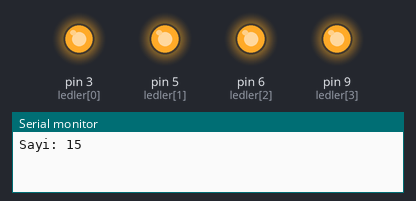
A sketch run on a simulated Arduino Uno, built with avr-gcc and run on an emulated ATmega328P. Parts: output pins drawn as LEDs (lit = HIGH), the last lines printed to the serial monitor.

Above: at 0.5 s.
At 2.5 s:
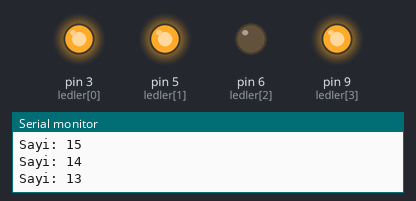
At 4.5 s:
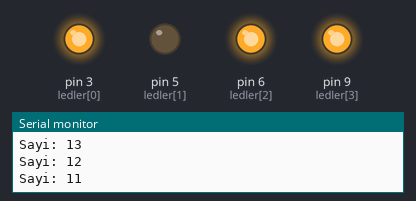
At 9.5 s:
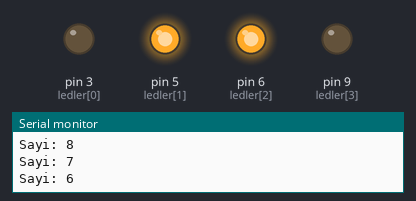
At 14.5 s:
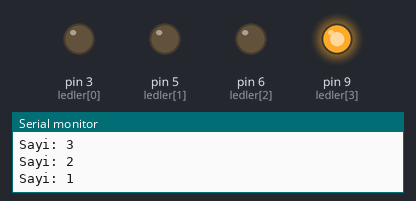
At 19.5 s:
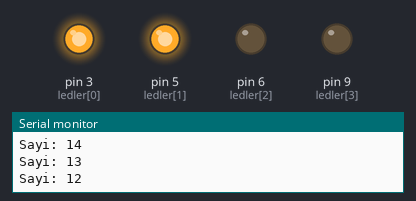
Timing chart, 0 to 20.8 s (numbered marks = the images above):
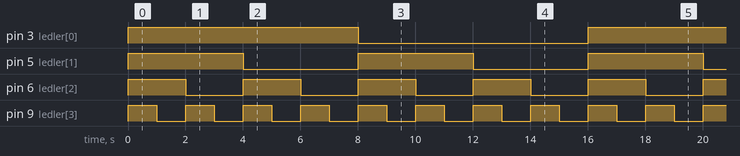

Measured:
- by itself, pin 3 (ledler[0]): alternates HIGH for 8.0 s and LOW for 8.0 s
- by itself, pin 5 (ledler[1]): alternates HIGH for 4.0 s and LOW for 4.0 s
- by itself, pin 6 (ledler[2]): alternates HIGH for 2.0 s and LOW for 2.0 s
- by itself, pin 9 (ledler[3]): alternates HIGH for 1.0 s and LOW for 1.0 s

The sketch:

ak0190_binarySayici.ino
```cpp
/*
  ak0190 — çözüm örneği

  SEN YAP 1) Sayi: 5 iken 5 = 4 + 1, yani 1'ler (pin 9, en sağ) ve 4'ler (pin 5)
    basamağı açık, 2'ler (pin 6) ve 8'ler (pin 3, en sol) kapalıdır. Gözlem görevi,
    kod değişmez.

  SEN YAP 2) delay(1000) değerini değiştirmek tek satırlık bir değişiklik.

  SEN YAP 3) Geriye saymak için: sayi-- ve sıfırlanma koşulu "sayi == -1" olunca
    "sayi = 15" yapılır (else olmadan, tek if). Aşağıdaki kod bu hâlidir.
*/

const int ledSayisi = 4;
const int ledler[4] = {3, 5, 6, 9};

int sayi = 15;

void setup() {
  Serial.begin(9600);
  for (int i = 0; i < ledSayisi; i++) {
    pinMode(ledler[i], OUTPUT);
  }
}

void loop() {
  for (int i = 0; i < ledSayisi; i++) {
    digitalWrite(ledler[i], LOW);
  }

  if ((sayi % 2) > 0) {
    digitalWrite(ledler[3], HIGH);
  }
  if ((sayi % 4) > 1) {
    digitalWrite(ledler[2], HIGH);
  }
  if ((sayi % 8) > 3) {
    digitalWrite(ledler[1], HIGH);
  }
  if ((sayi % 16) > 7) {
    digitalWrite(ledler[0], HIGH);
  }

  Serial.print("Sayi: ");
  Serial.println(sayi);

  sayi--;
  if (sayi == -1) {
    sayi = 15;
  }

  delay(1000);
}
```
